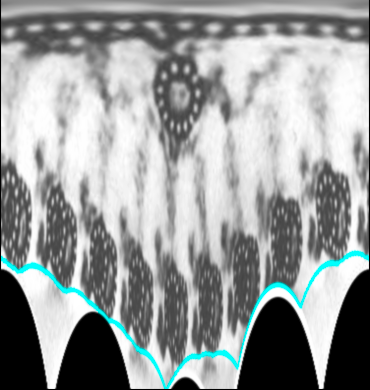
#> input picture cilia_polar_distorted.png, 370 x 390 px
$ python logPolar_distorted.py --image cilia_polar_distorted.png   (older library calls are emulated)
#> lines starting #> are read from the running program, lines starting #| are printed output that depends on the picture; after the words box and inside, x2 and y2 are one past the last pixel; in counts of white or black regions, pixels touching at a corner belong together
'''
Encloses the outer edge.
Will try to use linearPolar() by detecting the center
and maxRadius
'''

import argparse
import cv2
import imutils
import numpy as np
from matplotlib import pyplot as plt
import math

#loading the image

ap = argparse.ArgumentParser()
ap.add_argument("-i", "--image", required = True, help = "path to input image")
args = vars(ap.parse_args())


def contoursConvexHull(contours):
    pts = []
    for i in range(0, len(contours)):
        for j in range(0, len(contours[i])):
            pts.append(contours[i][j])

    pts = np.array(pts)
    #print (pts)
    result = cv2.convexHull(pts)
    return result

#Prepares the image for contouring
image = cv2.imread(args["image"])
#> image is the input picture: shape (390, 370, 3); mean B, G, R 156.6, 156.7, 152.8
gray = cv2.cvtColor(image, cv2.COLOR_BGR2GRAY)
blurred = cv2.GaussianBlur(gray, (5,5), 0)
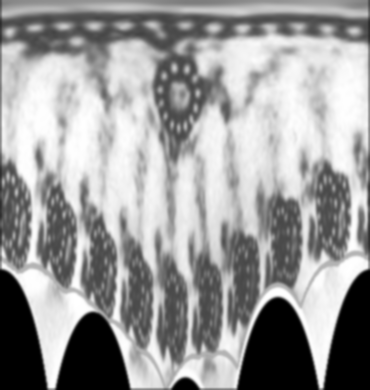
#> blurred: shape (390, 370); min 0, max 255, mean 155.7
thresh = cv2.threshold(blurred, 60, 255, cv2.THRESH_BINARY)[1]
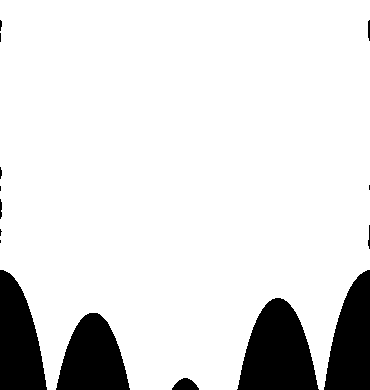
#> thresh: shape (390, 370); 88% white; 15 black regions (7 under 20 px), largest, box (x1, y1, x2, y2) and area: (237, 298, 319, 390) 5167, (0, 270, 47, 390) 3997, (56, 313, 130, 390) 3935
imageCanny = cv2.Canny(blurred, 100, 200, 3)
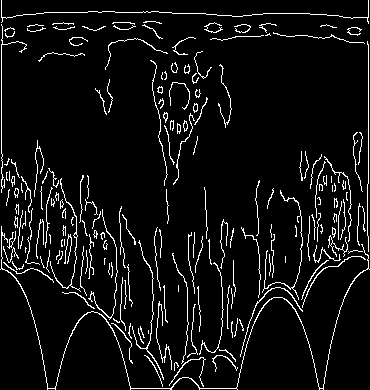
#> imageCanny: shape (390, 370); 6.6% white in thin lines or dots

img, contours, hierarchy = cv2.findContours(imageCanny, cv2.RETR_EXTERNAL, cv2.CHAIN_APPROX_NONE)
#> contours = 189 contours, 170 with area under 20; largest, box (x1, y1, x2, y2) and area: (0, 226, 370, 390) 141, (50, 178, 81, 292) 40, (132, 240, 164, 380) 38, (240, 287, 303, 357) 35, (328, 235, 348, 257) 32
#cv2.drawContours(image, contours, -1, (0,255,255), 2)


ConvexHullPoints = contoursConvexHull(contours)
#> after the loop in contoursConvexHull, `for i in range(0, len(contours)):`: pts = 16001 items, first 6: [[175, 362]], [[174, 363]], [[174, 364]], [[174, 365]], [[174, 366]], [[174, 367]]
#> in contoursConvexHull, `pts = np.array(pts)`: pts = contour of 16001 points, box (x1, y1, x2, y2) (0, 0, 370, 390), area 30283
#> in contoursConvexHull, `result = cv2.convexHull(pts)`: result = [[369, 269], [323, 389], [47, 389], [0, 269], [1, 0], [368, 0]]
#> ConvexHullPoints has the same summary as result in contoursConvexHull
cv2.polylines(image, [ConvexHullPoints], True, (0,255,255), 2)
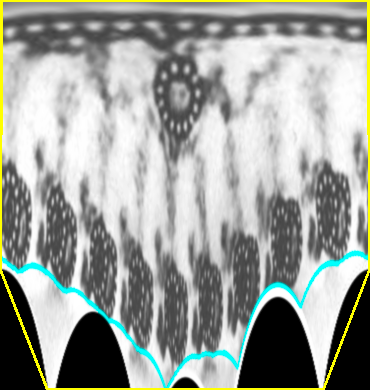
#> image: shape (390, 370, 3); 2.32% of pixels changed, all inside (x1, y1, x2, y2) = (0, 0, 370, 390)

#polylines() gives the required outer edge
#now we find the center of this contour (edge)
#which will serve as the center for linearPolar()


#Takes the area as parameter to find center
c = max(contours, key = cv2.contourArea)
#> c = contour of 1614 points, box (x1, y1, x2, y2) (0, 226, 370, 390), area 141
M = cv2.moments(c)
#> M = moments, m00 141, centre m10/m00, m01/m00 = (180.8, 312.3)
if M["m00"] != 0:
    cX = int(M["m10"] / M["m00"])
#> cX = 180
    cY = int(M["m01"] / M["m00"])
#> cY = 312
    print (cX,cY)
#| 180 312
else:
    cX, cY = 0,0
    print (cX,cY)

    #cv2.circle(image, (cX, cY), 7, (255, 255, 255), -1)
    #cv2.putText(image, "center", (cX - 20, cY - 20), cv2.FONT_HERSHEY_SIMPLEX, 0.5, (255, 255, 255), 2)


'''
linearPolar(src, center, maxRadius, flags)
We already have the center (cX, cY). We need to find the maxRadius,
i.e. distance from the center to the farthest point on the contour
'''


'''
ConvexHullPoints is the array that stores the location of the values
of the exterior contour. We will loop over this array, and for every point,
calcualte the distance of that point from the center (cX, cY). ConvexHullPoint
has 35 points.
'''
cpts = []
cpts.append(ConvexHullPoints)
cpts = np.array(cpts)
# [6 lines of commented-out code are left out]
'''
d = math.sqrt(math.pow(cX - cpts[0,1][0][0], 2) + math.pow(cY - cpts[0,1][0][1], 2))
print(d)
'''

for i in range(0, int(cpts.size/2)):
    radiusArr = []
    distance = math.sqrt(math.pow(cX - cpts[0,i][0][0], 2) + math.pow(cY - cpts[0,i][0][1], 2))
    radiusArr.append(distance)
#> this loop made 6 passes
#> distance on passes 1 to 6: 193.8, 162.4, 153.7, 185.1, 359.7, 364.3
    #print (radiusArr)


#polarImage = cv2.linearPolar(image, (cX,cY), 240, cv2.INTER_LINEAR+cv2.WARP_FILL_OUTLIERS)

#Using logPolar()

polarImage = cv2.logPolar(image, (cX,cY), 70, cv2.INTER_LINEAR+cv2.WARP_FILL_OUTLIERS)
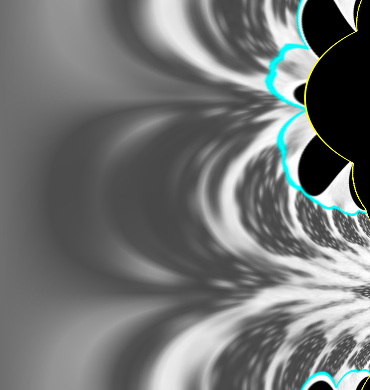
#> polarImage: shape (390, 370, 3); mean B, G, R 115.2, 115.9, 113.2

'''
Drawing a line from the center of the image (cX, cY) to a point on the edge.
First, we will use a point from the array ConvexHullPoints as a test point,
and draw a line from the center (cX,cY) to that point
'''

#image = cv2.line(image,(199,183), (328,334), (0,0,255), 2)
#image = cv2.line(image,(cX,cY), (4,121), (0,0,255), 2)


'''
Rotating the image
rows, cols = polarImage.shape
R = cv2.getRotationMatrix2D((cols/2, rows/2), 90, 1)
dst = cv2.warpAffine(polarImage, R, (cols, rows))
'''

crop_image = image[150:200, 189:321]
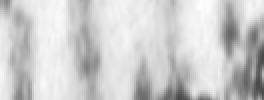
#> crop_image: shape (50, 132, 3) (shown 2 times larger); min 73, max 254, mean 205

plt.imshow(image, cmap = 'gray', interpolation = 'bicubic')
plt.imshow(polarImage, cmap = 'gray', interpolation = 'bicubic')
#plt.imshow(crop_image, cmap = 'gray', interpolation = 'bicubic')
#cv2.imshow("Flatten", polarImage)
plt.xticks([]), plt.yticks([])
plt.show()
#> figure, not shown here; B, G, R data is drawn as R, G, B

$ run again, on Cat_detector/maxresdefault.jpg
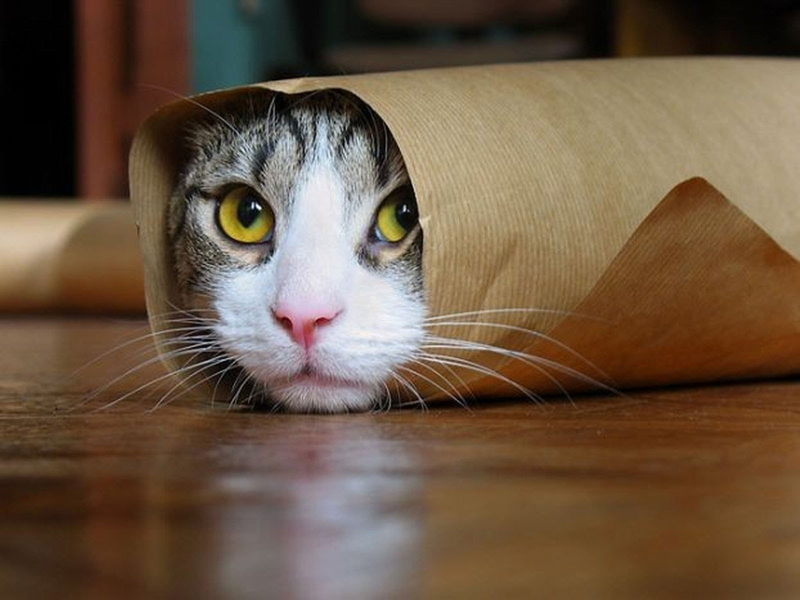
#> input picture Cat_detector/maxresdefault.jpg, 1600 x 1200 px (shown at 1/2 size)
#> image is the input picture: shape (1200, 1600, 3); mean B, G, R 66.7, 86.7, 107.4
#> `thresh = cv2.threshold(blurred, 60, 255, cv2.THRESH_BINARY)[1]`:
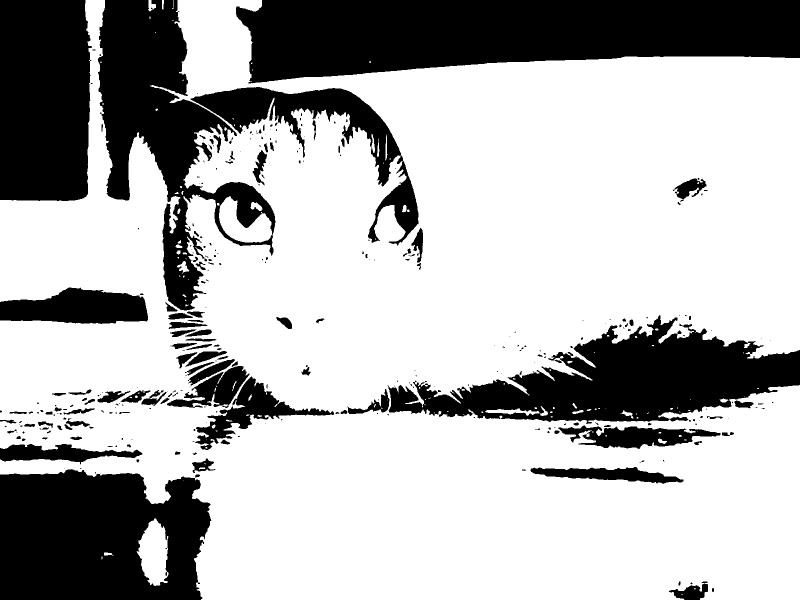
#> thresh: shape (1200, 1600) (shown at 1/2 size); 70% white; 328 black regions (202 under 20 px), largest, box (x1, y1, x2, y2) and area: (472, 0, 1600, 167) 142591, (0, 938, 423, 1200) 92437, (775, 630, 1600, 848) 85212
#> imageCanny: shape (1200, 1600); 1% white in thin lines or dots, all inside (x1, y1, x2, y2) = (203, 141, 1461, 828)
#> contours = 359 contours, 313 with area under 20; largest, box (x1, y1, x2, y2) and area: (1250, 353, 1461, 490) 146, (315, 708, 492, 812) 127, (496, 172, 847, 542) 99, (680, 270, 704, 318) 96, (819, 711, 1071, 805) 94
#> after the loop in contoursConvexHull, `for i in range(0, len(contours)):`: pts = 31040 items
#> in contoursConvexHull, `pts = np.array(pts)`: pts = contour of 31040 points, box (x1, y1, x2, y2) (203, 141, 1461, 828), area 127215
#> result = contour of 22 points, box (x1, y1, x2, y2) (203, 141, 1461, 828), area 620191
#> ConvexHullPoints has the same summary as result in contoursConvexHull
#> image: shape (1200, 1600, 3); 0.49% of pixels changed, all inside (x1, y1, x2, y2) = (202, 140, 1462, 829)
#> c = contour of 464 points, box (x1, y1, x2, y2) (1250, 353, 1461, 490), area 146
#> M = moments, m00 146, centre m10/m00, m01/m00 = (1339.7, 408)
#> cX = 1339
#> cY = 408
#| 1339 408
#> the loop `for i in range(0, int(cpts.size/2)):` made 22 passes
#> distance on passes 1 to 8: 121.2, 478.7, 633.2, 646.1, 761.6, 765.8, 1118.6, 1206.4
#> `crop_image = image[150:200, 189:321]`:
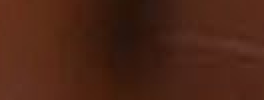
#> crop_image: shape (50, 132, 3) (shown 2 times larger); mean B, G, R 21.7, 36.7, 75.4
